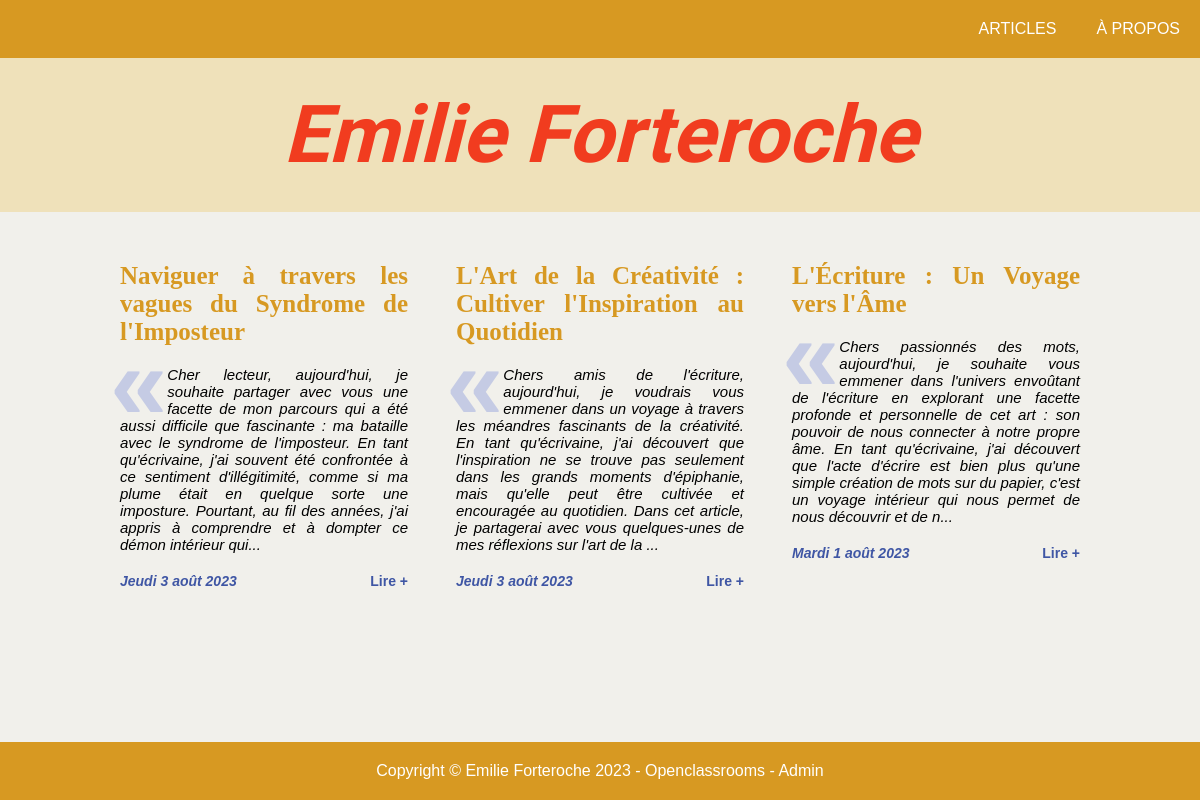
The page / on the database its author committed.
### tables this page shows
CREATE TABLE IF NOT EXISTS `article` (
  `id` int NOT NULL AUTO_INCREMENT,
  `id_user` int NOT NULL,
  `title` varchar(255) NOT NULL,
  `content` text NOT NULL,
  `date_creation` datetime NOT NULL,
  `date_update` datetime DEFAULT NULL,
  `nb_views` int NOT NULL DEFAULT '0',
  PRIMARY KEY (`id`),
  KEY `link_article_user` (`id_user`)
);

### views/View.php (called while the page is built, shortened)
<?php
class View
{
    public function render(string $viewName, array $params = []): void
    {
        $viewPath = $this->buildViewPath($viewName);
        $content = $this->_renderViewFromTemplate($viewPath, $params);
    }
    private function _renderViewFromTemplate(string $viewPath, array $params = []): string
    {
        if (file_exists($viewPath)) {
            extract($params);
            require($viewPath);
            return ob_get_clean();
        } else {
            throw new Exception("La vue '$viewPath' est introuvable.");
        }
    }
    private function buildViewPath(string $viewName): string
    {
        return TEMPLATE_VIEW_PATH . $viewName . '.php';
    }
}

### controllers/ArticleController.php (called while the page is built, shortened)
<?php
class ArticleController
{
    public function showHome(): void
    {
        $articleManager = new ArticleManager();
        $articles = $articleManager->getAllArticles();
        $view = new View("Accueil");
        $view->render("home", ['articles' => $articles]);
    }
}

### index.php (called while the page is built, shortened)
<?php
$action = Utils::request('action', 'home');
try {
    switch ($action) {
        case 'home':
            $articleController = new ArticleController();
            $articleController->showHome();
            break;
    }
} catch (Exception $e) {
    $errorView = new View('Erreur');
    $errorView->render('errorPage', ['errorMessage' => $e->getMessage()]);
}

### models/DBManager.php (called while the page is built, shortened)
<?php
class DBManager
{
    private static $instance;
    private $db;
    private function __construct()
    {
        $this->db = new PDO('mysql:host=' . DB_HOST . ';dbname=' . DB_NAME . ';charset=utf8', DB_USER, DB_PASS);
        $this->db->setAttribute(PDO::ATTR_ERRMODE, PDO::ERRMODE_EXCEPTION);
        $this->db->setAttribute(PDO::ATTR_DEFAULT_FETCH_MODE, PDO::FETCH_ASSOC);
    }
    public static function getInstance() : DBManager
    {
        if (!self::$instance) {
            self::$instance = new DBManager();
        }
        return self::$instance;
    }
    public function query(string $sql, ?array $params = null) : PDOStatement
    {
        if ($params == null) {
            $query = $this->db->query($sql);
        } else {
            $query = $this->db->prepare($sql);
            $query->execute($params);
        }
        return $query;
    }
}

### models/ArticleManager.php (called while the page is built, shortened)
<?php
class ArticleManager extends AbstractEntityManager
{
    public function getAllArticles(): array
    {
        $sql = "SELECT * FROM article";
        $result = $this->db->query($sql);
        $articles = [];
        while ($article = $result->fetch()) {
            $articles[] = new Article($article);
        }
        return $articles;
    }
}

### models/AbstractEntity.php (called while the page is built, shortened)
<?php
abstract class AbstractEntity
{
    protected int $id = -1;
    protected function hydrate(array $data) : void
    {
        foreach ($data as $key => $value) {
            $method = 'set' . str_replace('_', '', ucwords($key, '_'));
        }
    }
    public function setId(int $id) : void
    {
        $this->id = $id;
    }
    public function getId() : int
    {
        return $this->id;
    }
}

### models/Article.php (called while the page is built, shortened)
<?php
class Article extends AbstractEntity
{
    private string $title = "";
    private string $content = "";
    private ?DateTime $dateCreation = null;
    public function setTitle(string $title): void
    {
        $this->title = $title;
    }
    public function getTitle(): string
    {
        return $this->title;
    }
    public function setContent(string $content): void
    {
        $this->content = $content;
    }
    public function getContent(int $length = -1): string
    {
        if ($length > 0) {
            $content = mb_substr($this->content, 0, $length);
            if (strlen($this->content) > $length) {
                $content .= "...";
            }
            return $content;
        }
        return $this->content;
    }
    public function setDateCreation(string|DateTime $dateCreation, string $format = 'Y-m-d H:i:s'): void
    {
        if (is_string($dateCreation)) {
            $dateCreation = DateTime::createFromFormat($format, $dateCreation);
        }
        $this->dateCreation = $dateCreation;
    }
    public function getDateCreation(): DateTime
    {
        return $this->dateCreation;
    }
    public function setDateUpdate(string|DateTime $dateUpdate, string $format = 'Y-m-d H:i:s'): void
    {
        if (is_string($dateUpdate)) {
            $dateUpdate = DateTime::createFromFormat($format, $dateUpdate);
        }
    }
}

### services/Utils.php (called while the page is built, shortened)
<?php
class Utils {
    public static function convertDateToFrenchFormat(DateTime $date) : string
    {
        $dateFormatter = new IntlDateFormatter('fr_FR', IntlDateFormatter::FULL, IntlDateFormatter::FULL);
        $dateFormatter->setPattern('EEEE d MMMM Y');
        return $dateFormatter->format($date);
    }
}

### views/templates/home.php (the view, shortened to what this page needs)
<div class="articleList">
    <?php foreach($articles as $article) { ?>
        <article class="article">
            <h2><?= $article->getTitle() ?></h2>
            <span class="quotation">«</span>
            <p><?= $article->getContent(400) ?></p>
            <div class="footer">
                <span class="info"> <?= ucfirst(Utils::convertDateToFrenchFormat($article->getDateCreation())) ?></span>
                <a class="info" href="index.php?action=showArticle&id=<?= $article->getId() ?>">Lire +</a>
            </div>
        </article>
    <?php } ?>
</div>

### css/style.css (style rules this page uses)
* { margin: 0; padding: 0; box-sizing: border-box; }
:root { --backgroundColor: #f1f0eb; --headerColor: #d79922; --headerPaleColor: #efe1ba; --titleColor: #f13c1f; --dateColor: #3f56a4; --quoteColor: #c5cbe4; --commentPaleColor: #99a140; --commentColor: #255e33; }
body { display: flex; flex-direction: column; align-items: center; font-family: "arial", sans-serif; background-color: var(--backgroundColor); }
h2 { width: 100%; margin: 20px 0; font-size: 25px; font-family: "Times New Roman", Times, serif; color: var(--headerColor); }
a { text-decoration: none; color: inherit; }
.articleList { display: flex; flex-direction: row; flex-wrap: wrap; justify-content: space-between; }
.articleList > article { width: 30%; }
article { margin-bottom: 30px; text-align: justify; }
article > h2 { color: var(--headerColor); }
article > .quotation { float: left; height: 51px; margin-left: -10px; line-height: 0.35; font-family: Arial, Helvetica, sans-serif; font-weight: bold; font-size: 103px; color: var(--quoteColor); }
article > p { margin-bottom: 10px; font-style: italic; font-size: 15px; }
article > .footer { margin-top: 20px; display: flex; justify-content: space-between; }
.info { font-size: 14px; font-style: italic; font-weight: bold; color: var(--dateColor); }
a.info { font-style: normal; }

### rows shown on the page
article: title "Naviguer à travers les vagues du Syndrome de l'Imposteur", content "Cher lecteur, aujourd'hui, je souhaite partager avec vous une facette de mon parcours qui a été aussi difficile que fascinante : ma bataille avec le syndrome de l'imposteur. En tant qu'écrivaine, j'ai souvent été confrontée à ce sentiment d'illégitimité, comme si ma plume était en quelque sorte une imposture. Pourtant, au fil des années, j'ai appris à comprendre et à dompter ce démon intérieur qui...", date_creation "Jeudi 3 août 2023"
article: title "L'Art de la Créativité : Cultiver l'Inspiration au Quotidien", content "Chers amis de l'écriture, aujourd'hui, je voudrais vous emmener dans un voyage à travers les méandres fascinants de la créativité. En tant qu'écrivaine, j'ai découvert que l'inspiration ne se trouve pas seulement dans les grands moments d'épiphanie, mais qu'elle peut être cultivée et encouragée au quotidien. Dans cet article, je partagerai avec vous quelques-unes de mes réflexions sur l'art de la ...", date_creation "Jeudi 3 août 2023"
article: title "L'Écriture : Un Voyage vers l'Âme", content "Chers passionnés des mots, aujourd'hui, je souhaite vous emmener dans l'univers envoûtant de l'écriture en explorant une facette profonde et personnelle de cet art : son pouvoir de nous connecter à notre propre âme. En tant qu'écrivaine, j'ai découvert que l'acte d'écrire est bien plus qu'une simple création de mots sur du papier, c'est un voyage intérieur qui nous permet de nous découvrir et de n...", date_creation "Mardi 1 août 2023"
